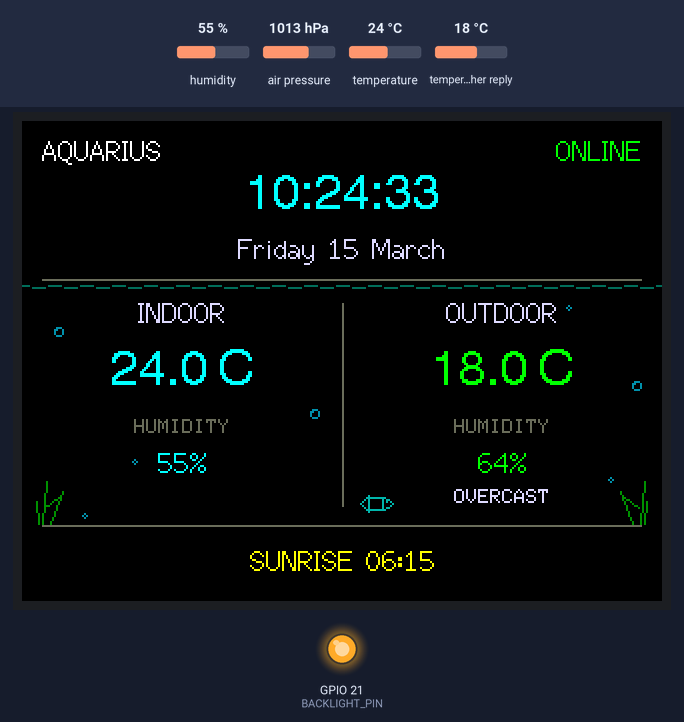
Bench run of a sketch on a simulated ESP32. On the bench: 320×240 colour display, output pins drawn as LEDs (lit = HIGH). Inputs (shaded band) come from the test bench; at power-on: humidity 55 %, temperature 24 °C, air pressure 1013 hPa, temperature in the weather reply 18 °C. WiFi joins after 1.5 s; servers stay silent unless stated; the local clock reads 2024-03-15 10:24:30 at power-on unless the sketch sets it; web services answer with replies made up by the test bench; what the sketch prints to the serial monitor is not drawn.

Above: at 5.57 s.
5.8 s: humidity set to 22 %
At 7.56 s:
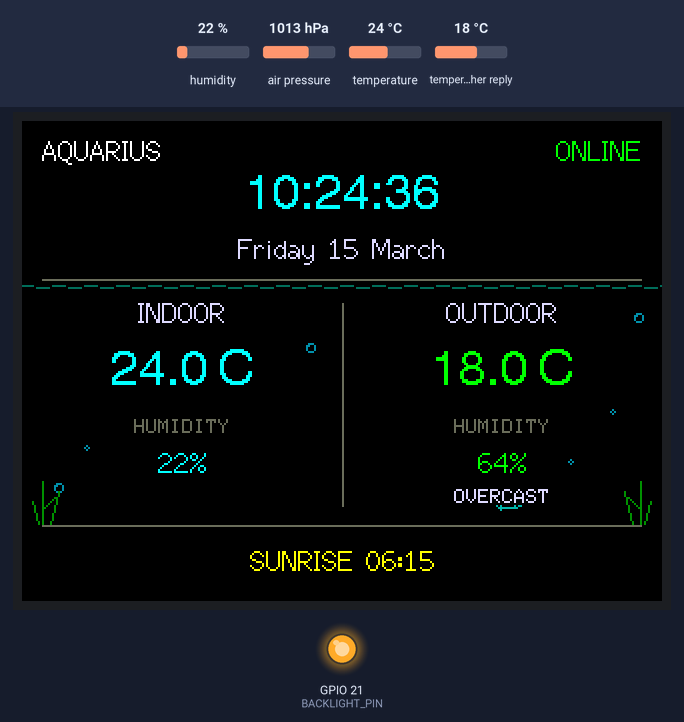
11.4 s: temperature set to 12 °C
At 14.2 s:
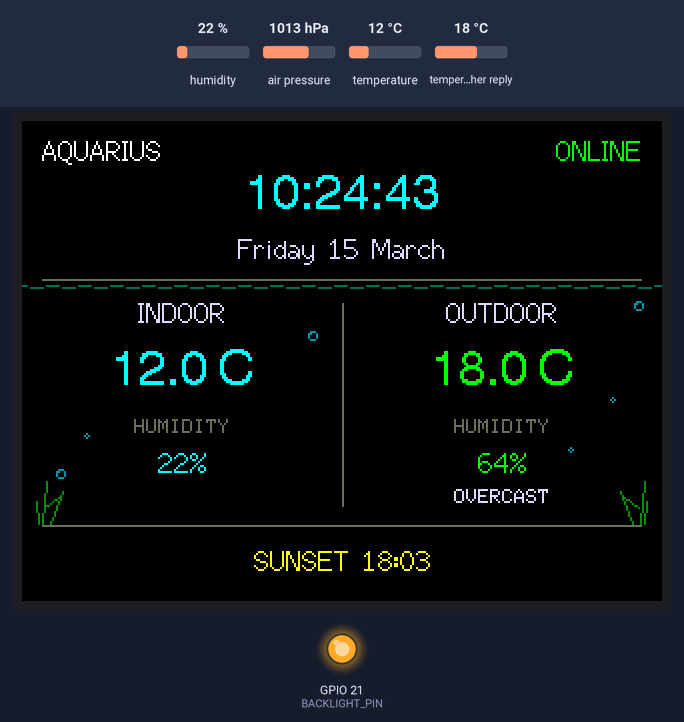
17.0 s: air pressure set to 952 hPa
20.5 s: humidity set to 40 %
At 24.1 s:
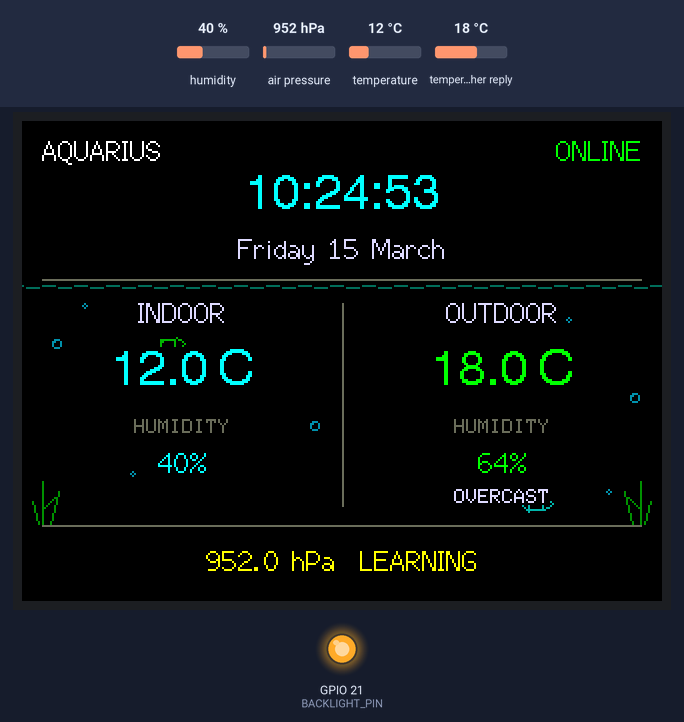
27.1 s: temperature set to 19 °C
At 28.8 s:
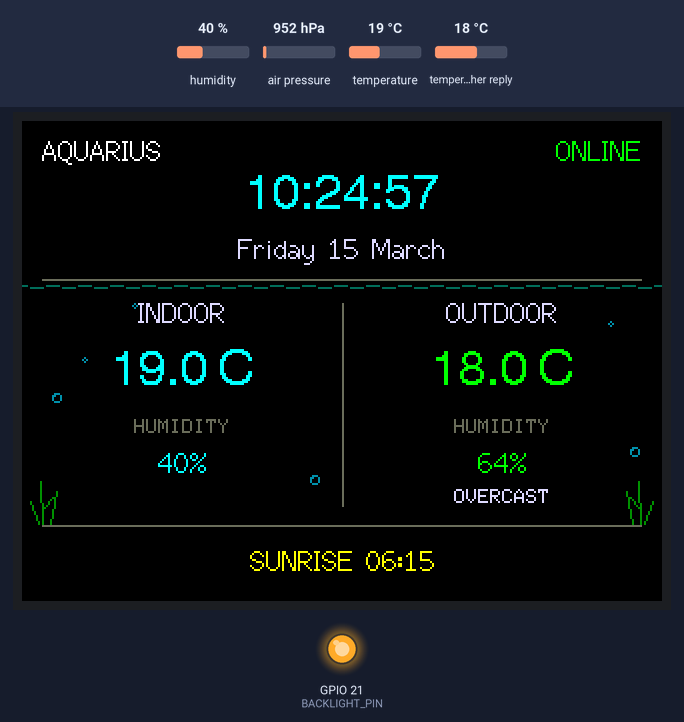

The sketch:

Aquarius_v0.0.9.ino
```cpp
/*
 * Aquarius v0.0.9 — Phase B Ambient Life
 *
 * Focus:
 *   - cleaner information hierarchy
 *   - restrained colour palette
 *   - reusable DisplayManager
 *   - rotating single-line footer
 *   - weather/time responsive aquatic background
 *   - animated water surface, bubbles, fish and plants
 *   - clean dashboard remains the primary focus
 */
#include <Arduino.h>
#include <TFT_eSPI.h>

#include "AquariusConfig.h"
#include "AquariusTheme.h"
#include "DisplayManager.h"
#include "IndoorSensor.h"
#include "PressureTrend.h"
#include "TimeService.h"
#include "WeatherService.h"

namespace {

constexpr uint8_t I2C_SDA_PIN = 22;
constexpr uint8_t I2C_SCL_PIN = 27;
constexpr uint8_t BACKLIGHT_PIN = 21;
constexpr unsigned long DISPLAY_INTERVAL_MS = 100UL;

TFT_eSPI tft;
TFT_eSprite canvas(&tft);

IndoorSensor indoorSensor;
TimeService timeService;
WeatherService weatherService;
PressureTrend pressureTrend;
DisplayManager displayManager(canvas);

unsigned long lastSensorUpdateMs = 0;
unsigned long lastClockUpdateMs = 0;
unsigned long lastDisplayUpdateMs = 0;

void presentCanvas() {
  canvas.pushSprite(0, 0);
}

void initialiseDisplay() {
  pinMode(BACKLIGHT_PIN, OUTPUT);
  digitalWrite(BACKLIGHT_PIN, HIGH);

  tft.init();
  tft.setRotation(1);
  tft.fillScreen(TFT_BLACK);

  canvas.setColorDepth(8);
  if (canvas.createSprite(
          AquariusTheme::SCREEN_WIDTH,
          AquariusTheme::SCREEN_HEIGHT) == nullptr) {
    Serial.println("ERROR: Unable to allocate display sprite");
    while (true) delay(1000);
  }

  canvas.fillSprite(AquariusTheme::BACKGROUND);
}

void renderDashboard(unsigned long nowMs) {
  displayManager.drawDashboard(
      timeService.reading(),
      indoorSensor.reading(),
      weatherService.reading(),
      timeService.wifiConnected(),
      pressureTrend.label(),
      pressureTrend.symbol(),
      nowMs);
  presentCanvas();
}

void printStatus() {
  const IndoorReading& indoor = indoorSensor.reading();
  const OutdoorReading& outdoor = weatherService.reading();

  Serial.println("----------------------------------------");
  Serial.printf(
      "Wi-Fi             : %s\n",
      timeService.wifiConnected() ? "connected" : "disconnected");
  Serial.printf("Indoor sensor     : %s\n", indoorSensor.barometricName());

  if (indoor.temperatureValid) {
    Serial.printf("Indoor temperature: %.2f C\n", indoor.temperatureC);
  }
  if (indoor.humidityValid) {
    Serial.printf("Indoor humidity   : %.2f %%RH\n", indoor.humidityPct);
  } else {
    Serial.println("Indoor humidity   : unavailable");
  }
  if (indoor.pressureValid) {
    Serial.printf("Indoor pressure   : %.2f hPa\n", indoor.pressureHpa);
    Serial.printf(
        "Pressure trend    : %s (%+.2f hPa, %u samples)\n",
        pressureTrend.label(),
        pressureTrend.changeHpa(),
        pressureTrend.sampleCount());
  }

  if (outdoor.valid) {
    Serial.printf("Outdoor temp      : %.2f C\n", outdoor.temperatureC);
    Serial.printf("Outdoor humidity  : %.0f %%RH\n", outdoor.humidityPct);
    Serial.printf("Outdoor condition : %s\n", outdoor.conditionText);
    Serial.printf(
        "Sunrise / sunset  : %s / %s\n",
        outdoor.sunriseText,
        outdoor.sunsetText);
  } else {
    Serial.println("Outdoor weather   : unavailable");
  }
}

}  // namespace

void setup() {
  Serial.begin(115200);
  delay(800);

  Serial.println();
  Serial.println("========================================");
  Serial.println(" AQUARIUS v0.0.9");
  Serial.println(" Phase B Ambient Life");
  Serial.println("========================================");

  initialiseDisplay();
  displayManager.drawBootScreen();
  presentCanvas();

  indoorSensor.begin(Wire, I2C_SDA_PIN, I2C_SCL_PIN);
  displayManager.drawBootLine(
      String("Sensor: ") + indoorSensor.barometricName(),
      152,
      indoorSensor.hasAnySensor()
          ? AquariusTheme::OUTDOOR
          : AquariusTheme::ERROR_COLOUR);
  presentCanvas();
  delay(400);

  displayManager.drawBootLine(
      "Connecting Wi-Fi...",
      178,
      AquariusTheme::SECONDARY);
  presentCanvas();
  timeService.begin();

  displayManager.drawBootLine(
      timeService.wifiConnected() ? "Wi-Fi connected" : "Wi-Fi unavailable",
      178,
      timeService.wifiConnected()
          ? AquariusTheme::OUTDOOR
          : AquariusTheme::ERROR_COLOUR);
  presentCanvas();

  const unsigned long syncStart = millis();
  while (!timeService.timeValid() && millis() - syncStart < 8000UL) {
    timeService.update();
    delay(250);
  }

  displayManager.drawBootLine(
      "Fetching outdoor weather...",
      204,
      AquariusTheme::SECONDARY);
  presentCanvas();
  weatherService.begin();

  if (indoorSensor.reading().pressureValid) {
    pressureTrend.begin(indoorSensor.reading().pressureHpa);
  }

  const unsigned long now = millis();
  renderDashboard(now);
  printStatus();

  lastSensorUpdateMs = now;
  lastClockUpdateMs = now;
  lastDisplayUpdateMs = now;
}

void loop() {
  const unsigned long now = millis();

  if (now - lastClockUpdateMs >= AQUARIUS_CLOCK_INTERVAL_MS) {
    lastClockUpdateMs = now;
    timeService.update();
    weatherService.update();
  }

  if (now - lastSensorUpdateMs >= AQUARIUS_SENSOR_INTERVAL_MS) {
    lastSensorUpdateMs = now;
    indoorSensor.update();

    if (indoorSensor.reading().pressureValid) {
      pressureTrend.update(indoorSensor.reading().pressureHpa);
    }

    printStatus();
  }

  if (now - lastDisplayUpdateMs >= DISPLAY_INTERVAL_MS) {
    lastDisplayUpdateMs = now;
    renderDashboard(now);
  }

  delay(1);
}
```

AmbientRenderer.cpp
```cpp
#include "AmbientRenderer.h"

namespace {
uint16_t rgb565(uint8_t r, uint8_t g, uint8_t b) {
  return static_cast<uint16_t>(((r & 0xF8) << 8) |
                               ((g & 0xFC) << 3) |
                               (b >> 3));
}

uint16_t blend565(uint16_t a, uint16_t b, uint8_t amount) {
  const int ar = (a >> 11) & 0x1F;
  const int ag = (a >> 5) & 0x3F;
  const int ab = a & 0x1F;
  const int br = (b >> 11) & 0x1F;
  const int bg = (b >> 5) & 0x3F;
  const int bb = b & 0x1F;

  const int r = ar + ((br - ar) * amount) / 255;
  const int g = ag + ((bg - ag) * amount) / 255;
  const int bl = ab + ((bb - ab) * amount) / 255;
  return static_cast<uint16_t>((r << 11) | (g << 5) | bl);
}
}

AmbientRenderer::AmbientRenderer(TFT_eSprite& canvas) : canvas_(canvas) {}

bool AmbientRenderer::isNight(const ClockReading& clock) const {
  if (!clock.valid || clock.timeText.length() < 2) return false;
  const int hour = clock.timeText.substring(0, 2).toInt();
  return hour < 6 || hour >= 21;
}

uint16_t AmbientRenderer::backgroundColour(
    const ClockReading& clock,
    const OutdoorReading& outdoor) const {
  if (isNight(clock)) return rgb565(0, 5, 18);
  if (!outdoor.valid) return rgb565(0, 10, 20);

  const int code = outdoor.weatherCode;
  if (code <= 1) return rgb565(0, 18, 32);                      // clear
  if (code <= 3 || code == 45 || code == 48) return rgb565(5, 13, 24); // cloudy/fog
  if ((code >= 51 && code <= 67) || (code >= 80 && code <= 82))
    return rgb565(1, 8, 24);                                   // rain
  if (code >= 95) return rgb565(7, 3, 20);                     // storm
  if (code >= 71 && code <= 77) return rgb565(7, 16, 25);      // snow
  return rgb565(0, 12, 24);
}

void AmbientRenderer::draw(
    const ClockReading& clock,
    const OutdoorReading& outdoor,
    unsigned long nowMs,
    uint16_t background) {
  (void)clock;
  (void)outdoor;
  drawWaterSurface(nowMs, background);
  drawBubbles(nowMs, background);
  drawFish(nowMs, background);
  drawPlants(nowMs, background);
}

void AmbientRenderer::drawWaterSurface(
    unsigned long nowMs,
    uint16_t background) {
  const uint16_t water = blend565(background, TFT_CYAN, 100);
  const int shift = static_cast<int>((nowMs / 180UL) % 8UL);
  for (int x = -8; x < 320; x += 16) {
    const int x0 = x + shift;
    canvas_.drawFastHLine(x0, 82, 7, water);
    canvas_.drawFastHLine(x0 + 8, 83, 7, water);
  }
}

void AmbientRenderer::drawBubbles(
    unsigned long nowMs,
    uint16_t background) {
  const uint16_t bubble = blend565(background, TFT_CYAN, 145);
  constexpr int top = 88;
  constexpr int bottom = 199;
  constexpr int height = bottom - top;
  constexpr int xPositions[] = {18, 31, 55, 145, 274, 294, 307};
  constexpr unsigned long offsets[] = {0, 1100, 2600, 3900, 700, 2100, 4700};

  for (uint8_t i = 0; i < 7; ++i) {
    const unsigned long phase = (nowMs + offsets[i]) % 6200UL;
    const int y = bottom - static_cast<int>((phase * height) / 6200UL);
    const int drift = static_cast<int>((phase / 500UL + i) % 3UL) - 1;
    const int radius = (i % 3 == 0) ? 2 : 1;
    canvas_.drawCircle(xPositions[i] + drift, y, radius, bubble);
    if (radius == 2) canvas_.drawPixel(xPositions[i] + drift - 1, y - 1, bubble);
  }
}

void AmbientRenderer::drawFish(
    unsigned long nowMs,
    uint16_t background) {
  const uint16_t fishA = blend565(background, TFT_CYAN, 185);
  const uint16_t fishB = blend565(background, TFT_GREEN, 170);

  // Fish A crosses left-to-right in the clear strip between humidity and footer.
  const unsigned long phaseA = nowMs % 16000UL;
  if (phaseA < 10000UL) {
    const int x = -16 + static_cast<int>((phaseA * 352UL) / 10000UL);
    const int y = 190 + static_cast<int>((phaseA / 900UL) % 3UL) - 1;
    canvas_.drawLine(x, y, x + 4, y - 4, fishA);
    canvas_.drawLine(x, y, x + 4, y + 4, fishA);
    canvas_.drawRect(x + 4, y - 3, 8, 7, fishA);
    canvas_.drawLine(x + 12, y - 3, x + 16, y, fishA);
    canvas_.drawLine(x + 16, y, x + 12, y + 3, fishA);
    canvas_.drawPixel(x + 13, y - 1, fishA);
  }

  // Fish B crosses right-to-left less often, higher up and away from the values.
  const unsigned long phaseB = (nowMs + 9000UL) % 26000UL;
  if (phaseB < 9000UL) {
    const int x = 334 - static_cast<int>((phaseB * 350UL) / 9000UL);
    const int y = 110 + static_cast<int>((phaseB / 800UL) % 3UL) - 1;
    canvas_.drawLine(x, y, x - 4, y - 3, fishB);
    canvas_.drawLine(x, y, x - 4, y + 3, fishB);
    canvas_.drawRect(x - 12, y - 2, 8, 5, fishB);
    canvas_.drawPixel(x - 11, y - 1, fishB);
  }
}

void AmbientRenderer::drawPlants(
    unsigned long nowMs,
    uint16_t background) {
  const uint16_t plant = blend565(background, TFT_GREEN, 155);
  const int sway = static_cast<int>((nowMs / 550UL) % 5UL) - 2;

  for (int side = 0; side < 2; ++side) {
    const int baseX = side == 0 ? 10 : 309;
    const int direction = side == 0 ? 1 : -1;

    canvas_.drawLine(baseX, 201, baseX + sway, 180, plant);
    canvas_.drawLine(baseX + direction * 4, 201,
                     baseX + direction * (8 + sway), 185, plant);
    canvas_.drawLine(baseX - direction * 2, 201,
                     baseX - direction * (5 - sway), 190, plant);
    canvas_.drawLine(baseX + direction, 193,
                     baseX + direction * (6 + sway), 188, plant);
  }
}
```

AmbientRenderer.h
```cpp
#pragma once

#include <Arduino.h>
#include <TFT_eSPI.h>

#include "TimeService.h"
#include "WeatherService.h"

class AmbientRenderer {
 public:
  explicit AmbientRenderer(TFT_eSprite& canvas);

  uint16_t backgroundColour(
      const ClockReading& clock,
      const OutdoorReading& outdoor) const;

  void draw(
      const ClockReading& clock,
      const OutdoorReading& outdoor,
      unsigned long nowMs,
      uint16_t background);

 private:
  TFT_eSprite& canvas_;

  bool isNight(const ClockReading& clock) const;
  void drawWaterSurface(unsigned long nowMs, uint16_t background);
  void drawBubbles(unsigned long nowMs, uint16_t background);
  void drawFish(unsigned long nowMs, uint16_t background);
  void drawPlants(unsigned long nowMs, uint16_t background);
};
```

AquariusTheme.h
```cpp
#pragma once

#include <TFT_eSPI.h>

namespace AquariusTheme {

constexpr uint16_t BACKGROUND = TFT_BLACK;
constexpr uint16_t PRIMARY = TFT_WHITE;
constexpr uint16_t INDOOR = TFT_CYAN;
constexpr uint16_t OUTDOOR = TFT_GREEN;
constexpr uint16_t ACCENT = TFT_YELLOW;
constexpr uint16_t MUTED = TFT_DARKGREY;
constexpr uint16_t SECONDARY = TFT_LIGHTGREY;
constexpr uint16_t ERROR_COLOUR = TFT_RED;

constexpr int SCREEN_WIDTH = 320;
constexpr int SCREEN_HEIGHT = 240;
constexpr int MARGIN = 10;
constexpr int CENTRE_X = SCREEN_WIDTH / 2;

}  // namespace AquariusTheme
```

DisplayManager.h
```cpp
#pragma once

#include <Arduino.h>
#include <TFT_eSPI.h>

#include "AmbientRenderer.h"
#include "IndoorSensor.h"
#include "TimeService.h"
#include "WeatherService.h"

class DisplayManager {
 public:
  explicit DisplayManager(TFT_eSprite& canvas);

  void drawBootScreen();
  void drawBootLine(const String& text, int y, uint16_t colour);

  void drawDashboard(
      const ClockReading& clock,
      const IndoorReading& indoor,
      const OutdoorReading& outdoor,
      bool wifiConnected,
      const char* pressureTrendLabel,
      const char* pressureTrendSymbol,
      unsigned long nowMs);

 private:
  TFT_eSprite& canvas_;
  AmbientRenderer ambient_;
  uint16_t background_ = TFT_BLACK;

  void clear(const ClockReading* clock = nullptr, const OutdoorReading* outdoor = nullptr);
  void drawHeader(const ClockReading& clock, bool wifiConnected);
  void drawWeatherPanel(
      const IndoorReading& indoor,
      const OutdoorReading& outdoor);
  void drawFooter(
      const ClockReading& clock,
      const IndoorReading& indoor,
      const OutdoorReading& outdoor,
      const char* pressureTrendLabel,
      const char* pressureTrendSymbol,
      unsigned long nowMs);

  String temperatureText(float value, bool valid) const;
  String humidityText(float value, bool valid) const;
  String compactCondition(const char* condition) const;
};
```

IndoorSensor.cpp
```cpp
#include "IndoorSensor.h"
#include <math.h>

bool IndoorSensor::tryBme(uint8_t address) {
  if (!bme_.begin(address, wire_)) return false;
  const uint8_t id = bme_.sensorID();
  return id == 0x60;
}

bool IndoorSensor::tryBmp(uint8_t address) {
  if (!bmp_.begin(address, 0x58)) return false;
  const uint8_t id = bmp_.sensorID();
  return id == 0x56 || id == 0x57 || id == 0x58;
}

bool IndoorSensor::begin(TwoWire& wire, uint8_t sdaPin, uint8_t sclPin) {
  wire_ = &wire;
  wire_->begin(sdaPin, sclPin);

  bmeFound_ = tryBme(0x76) || tryBme(0x77);
  if (!bmeFound_) bmpFound_ = tryBmp(0x76) || tryBmp(0x77);

#if AQUARIUS_ENABLE_DHT
  dht_.begin();
  delay(1500);
  const float testHumidity = dht_.readHumidity();
  const float testTemperature = dht_.readTemperature();
  dhtFound_ = !isnan(testHumidity) || !isnan(testTemperature);
#endif

  update();
  return hasAnySensor();
}

void IndoorSensor::update() {
  reading_ = IndoorReading{};

  if (bmeFound_) {
    const float t = bme_.readTemperature();
    const float h = bme_.readHumidity();
    const float p = bme_.readPressure() / 100.0F;
    if (!isnan(t)) { reading_.temperatureC = t; reading_.temperatureValid = true; reading_.temperatureSource = "BME280"; }
    if (!isnan(h)) { reading_.humidityPct = h; reading_.humidityValid = true; reading_.humiditySource = "BME280"; }
    if (!isnan(p) && p > 100.0F) { reading_.pressureHpa = p; reading_.pressureValid = true; reading_.pressureSource = "BME280"; }
  } else if (bmpFound_) {
    const float t = bmp_.readTemperature();
    const float p = bmp_.readPressure() / 100.0F;
    if (!isnan(t)) { reading_.temperatureC = t; reading_.temperatureValid = true; reading_.temperatureSource = "BMP280"; }
    if (!isnan(p) && p > 100.0F) { reading_.pressureHpa = p; reading_.pressureValid = true; reading_.pressureSource = "BMP280"; }
  }

#if AQUARIUS_ENABLE_DHT
  if (dhtFound_) {
    const float t = dht_.readTemperature();
    const float h = dht_.readHumidity();
    if (!reading_.temperatureValid && !isnan(t)) { reading_.temperatureC = t; reading_.temperatureValid = true; reading_.temperatureSource = "DHT22"; }
    if (!isnan(h)) { reading_.humidityPct = h; reading_.humidityValid = true; reading_.humiditySource = "DHT22"; }
  }
#endif
}

const char* IndoorSensor::barometricName() const {
  if (bmeFound_) return "BME280";
  if (bmpFound_) return "BMP280";
#if AQUARIUS_ENABLE_DHT
  if (dhtFound_) return "DHT22";
#endif
  return "NONE";
}
```

IndoorSensor.h
```cpp
#pragma once

#include <Arduino.h>
#include <Wire.h>
#include <Adafruit_BME280.h>
#include <Adafruit_BMP280.h>
#include "AquariusConfig.h"

#if AQUARIUS_ENABLE_DHT
#include <DHT.h>
#endif

struct IndoorReading {
  float temperatureC = NAN;
  float humidityPct = NAN;
  float pressureHpa = NAN;
  bool temperatureValid = false;
  bool humidityValid = false;
  bool pressureValid = false;
  const char* temperatureSource = "none";
  const char* humiditySource = "none";
  const char* pressureSource = "none";
};

class IndoorSensor {
 public:
  bool begin(TwoWire& wire, uint8_t sdaPin, uint8_t sclPin);
  void update();
  const IndoorReading& reading() const { return reading_; }
  bool hasAnySensor() const { return bmeFound_ || bmpFound_ || dhtFound_; }
  const char* barometricName() const;

 private:
  TwoWire* wire_ = nullptr;
  Adafruit_BME280 bme_;
  Adafruit_BMP280 bmp_;
#if AQUARIUS_ENABLE_DHT
  DHT dht_{AQUARIUS_DHT_PIN, DHT22};
#endif
  IndoorReading reading_;
  bool bmeFound_ = false;
  bool bmpFound_ = false;
  bool dhtFound_ = false;

  bool tryBme(uint8_t address);
  bool tryBmp(uint8_t address);
};
```

PressureTrend.h
```cpp
#pragma once

#include <Arduino.h>
#include "AquariusConfig.h"

class PressureTrend {
 public:
  void begin(float pressureHpa);
  void update(float pressureHpa);
  const char* label() const;
  const char* symbol() const;
  float changeHpa() const { return changeHpa_; }
  uint8_t sampleCount() const { return count_; }

 private:
  float history_[AQUARIUS_PRESSURE_HISTORY_SIZE] = {};
  uint8_t count_ = 0;
  uint8_t nextIndex_ = 0;
  float changeHpa_ = 0.0F;
  unsigned long lastSampleMs_ = 0;
  void addSample(float pressureHpa);
};
```

Secrets.h
```cpp
#pragma once

// Enter your Wi-Fi details between the quotation marks.
// Keep this file private and do not commit it to a public repository.
#define AQUARIUS_WIFI_SSID "YOUR_WIFI_NAME"
#define AQUARIUS_WIFI_PASSWORD "YOUR_WIFI_PASSWORD"
```

Source omitted: DisplayManager.cpp (6522 bytes), PressureTrend.cpp (1379 bytes), TimeService.cpp (1321 bytes), TimeService.h (479 bytes), WeatherService.cpp (4657 bytes), WeatherService.h (658 bytes), AquariusConfig.h (1081 bytes)

Measured:
- what the display in image 1 shows lasts 0.5 s, from 7.3 s to 7.8 s
